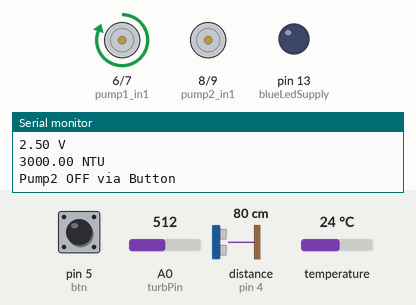
Recording of a sketch running on a simulated Arduino Uno, built with avr-gcc and run on an emulated ATmega328P. Shown: motor-driver pin pairs drawn as motors (green arrow = first pin HIGH = forward, orange = second pin HIGH = backward, longer = more drive), output pins drawn as LEDs (lit = HIGH), the last lines printed to the serial monitor. Wiring (inferred from the names in the program): ultrasonic range finder: trigger pin 2; echo pin 4. The inputs (shaded band) are chosen by the test bench; at power-on: pin 5 (btn) LOW, distance to the obstacle (sensor on pin 4) 80 cm, A0 (turbPin) = 512, temperature 24 °C. The echo pulse lasts 58.3 µs per cm; pins used as bus, display or sensor lines are not drawn.

Above: at 1.5 s.
1.6 s: pin 5 (btn) pulled HIGH for 3.2 s
At 3.7 s:
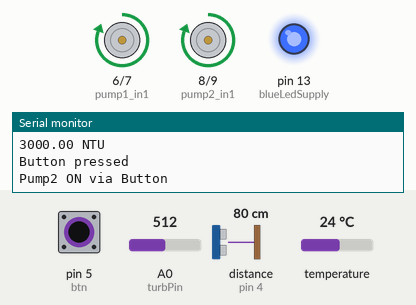
8.1 s: distance to the obstacle (sensor on pin 4) set to 17 cm
11.5 s: distance to the obstacle (sensor on pin 4) set to 13 cm
At 13.3 s:
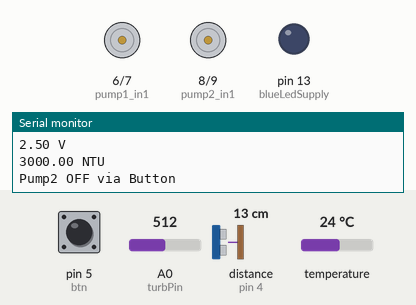
15.7 s: pin 5 (btn) pulled HIGH for 1 s
At 17.7 s:
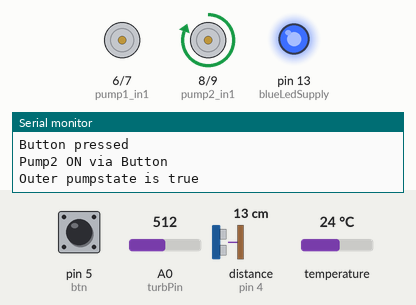
21.6 s: distance to the obstacle (sensor on pin 4) set to 18 cm
At 22.9 s:
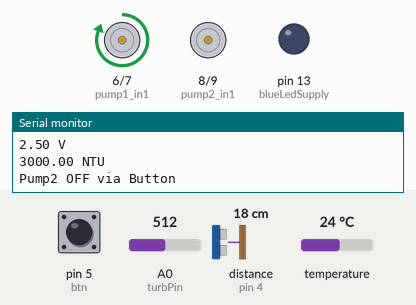
Timing chart, 0 to 24.3 s (numbered marks = the images above; inputs shaded):
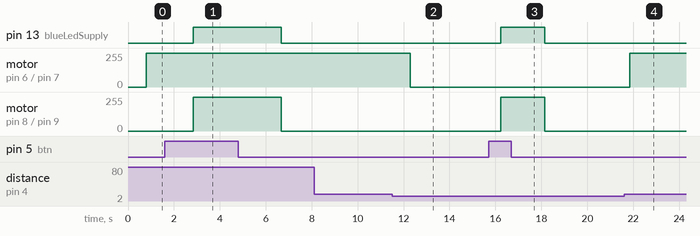

Measured:
- the behaviour switches between 16 and 15 cm on distance to the obstacle (sensor on pin 4) (found by bisection; images 1 and 2)
- after the input at 1.6 s, pin 13 (blueLedSupply): LOW → HIGH after 1.2 s, → LOW 3.8 s later; motor on pin 8 (pump2_in1) / pin 9 (pump2_in2): stopped → forward 255/255 after 1.2 s, → stopped 3.8 s later
- after the input at 11.5 s, motor on pin 6 (pump1_in1) / pin 7 (pump1_in2): forward 255/255 → stopped after 0.79 s
- after the input at 15.7 s, pin 13 (blueLedSupply): LOW → HIGH after 0.54 s, → LOW 1.9 s later; motor on pin 8 (pump2_in1) / pin 9 (pump2_in2): stopped → forward 255/255 after 0.54 s, → stopped 1.9 s later
- after the input at 21.6 s, motor on pin 6 (pump1_in1) / pin 7 (pump1_in2): stopped → forward 255/255 after 0.25 s

The sketch:

SWMT_arduino_code.ino
```cpp
//Final Arduino code: // Sensors Used //
// 1. DS18B20 Waterproof Temperature Sensor
#include <OneWire.h>
#include <DallasTemperature.h>
#include <SoftwareSerial.h>
#include <ArduinoJson.h>

SoftwareSerial mySerial(10, 11); // RX, TX
/////////////////////
// 2. Ultrasonic Sensor
#define trigPin 2
#define echoPin 4
#define D_MIN 2 // Minimum distance reading when the tank is full, adjust based on your measurements


// Pump H-Bridge
// Define pins for Pump 1
const int pump1_in1 = 6;
const int pump1_in2 = 7;

// Define pins for Pump 2
const int pump2_in1 = 8;
const int pump2_in2 = 9;

// LEDs for testing
//#define redLedMain 7
#define blueLedSupply 13

#define btn 5 // Pump2 Button


/////////////////////////////////////////
// DS18B20 Digital Temperature Sensor //
////////////////////////////////////////

// Data wire is connected to Arduino pin 3
#define ONE_WIRE_BUS 3

// Setup a oneWire instance to communicate with any OneWire devices
OneWire oneWire(ONE_WIRE_BUS);

// Pass oneWire reference to DallasTemperature library
DallasTemperature sensors(&oneWire);

//////////////////////////
// 3. Turbidity Sensor //
////////////////////////
#define turbPin A0

bool isPumpOn = false; // Track the state of the pump

void setup() {
  Serial.begin(9600);
  mySerial.begin(9600);
  pinMode(trigPin, OUTPUT);
  pinMode(echoPin, INPUT);

  //Setup H-bridge pumps
  pinMode(pump1_in1, OUTPUT);
  pinMode(pump1_in2, OUTPUT);
  pinMode(pump2_in1, OUTPUT);
  pinMode(pump2_in2, OUTPUT);

  // Initially turn off both pumps
  stopPump1();
  stopPump2();
  isPumpOn = false;

  pinMode(btn, INPUT);
  pinMode(blueLedSupply, OUTPUT);

  sensors.begin();  // Start up the library
}

void loop() {

  //outer pump state
  if(isPumpOn){
    Serial.println("Outer pumpstate is true");
  } else{
    Serial.println("Outer pumpstate is false");
  }
  // 2. Temperature Measurement
  float temp = fetchTemperature();
  Serial.print("Temperature: ");
  Serial.print(temp);
  Serial.println(" °C");

  // 1. Water Quantity
  long waterQty = calcWaterHeight();
  Serial.print("Water cm:");
  Serial.println(waterQty);


  if(waterQty <= 5) {
     if(waterQty < 13){
       startPump1();
     }
  } else {
     Serial.println("Pump is OFF");
     stopPump1();
  }

  // 3. Turbidity
  float ntu = fetchTurbidity();

  // Receive the pump state fetched from ThingSpeak by ESP32 and process it
  if (mySerial.available() > 0) {
    String receivedData = mySerial.readStringUntil('\n');
    Serial.print("Received pump state from mern: ");
    Serial.println(receivedData);

    // Parse JSON
    DynamicJsonDocument doc(1024);
    DeserializationError error = deserializeJson(doc, receivedData);

    if (error) {
      Serial.print("Failed to parse JSON: ");
      Serial.println(error.f_str());
      return;
    }

    int pumpState = doc["state"];
    if (pumpState == 1) {
      if (isPumpOn) {
        Serial.println("Pump2 is already on");
      } else {
        isPumpOn = true;
        startPump2();
        Serial.println("Pump2 ON via ESP32");
      }
    } else if (pumpState == 0) {
      if (!isPumpOn) {
        Serial.println("Pump2 is already off");
      } else {
        stopPump2();
        Serial.println("Pump2 OFF via ESP32");
        isPumpOn = false;
      }
    }
  }


 /// PUMP 2
  int pumpBtn =  digitalRead(btn); // Read the button state

  // Check if the button was pressed (transition from HIGH to LOW)
  if (pumpBtn) {
      Serial.println("Button pressed");
      startPump2();
      isPumpOn = true;
      Serial.println("Pump2 ON via Button");
    } else {
      stopPump2();
      isPumpOn = false;
      Serial.println("Pump2 OFF via Button");
    }
  // Send data to ESP32
  mySerial.print(temp); // Temperature
  mySerial.print(",");
  mySerial.print(waterQty); // Water level
  mySerial.print(",");
  mySerial.print(isPumpOn ? "1" : "0"); // Pump state: ON | OFF
  mySerial.print(",");
  mySerial.print(ntu);
  mySerial.print(";");

  delay(1000);
}

//pump functions

void startPump1() {
  digitalWrite(pump1_in1, HIGH);
  digitalWrite(pump1_in2, LOW);
}

void stopPump1() {
  digitalWrite(pump1_in1, LOW);
  digitalWrite(pump1_in2, LOW);
}

void startPump2() {
  digitalWrite(pump2_in1, HIGH);
  digitalWrite(pump2_in2, LOW);
   digitalWrite(blueLedSupply, HIGH);
}

void stopPump2() {
  digitalWrite(pump2_in1, LOW);
  digitalWrite(pump2_in2, LOW);
   digitalWrite(blueLedSupply, LOW);
}


//calculate water level
long calcWaterHeight() {
  long distance, duration;

  digitalWrite(trigPin, LOW);
  delayMicroseconds(2);
  digitalWrite(trigPin, HIGH);
  delayMicroseconds(10);
  digitalWrite(trigPin, LOW);

  duration = pulseIn(echoPin, HIGH);
  distance = (duration / 2) / 29.1;

  long waterQty = 20 - distance;

  // Calculate the water level percentage
  // float waterLevel = (1 - (distance - D_MIN) / (20.0 - D_MIN)) * 100;
  // Constrain percentage between 0% and 100%
 // waterLevelPercentage = constrain(waterLevelPercentage, 0, 100);

  return waterQty;
}


//calculate temperature
float fetchTemperature() {
  // Request temperature measurement
  sensors.requestTemperatures();
  // Fetch temperature in Celsius
  float temperatureC = sensors.getTempCByIndex(0);
  return temperatureC;
}


//calculate turbidity
float fetchTurbidity(){
  float volt, ntu;

  // The output analog voltage from the sensor has huge variations and is too noisy to measure.
  // Hence we took 800 readings and then took the average value for reading.
  volt = 0;
  for(int i = 0; i < 800; i++) {
    volt += ((float)analogRead(turbPin) / 1023) * 5;
  }
  volt = volt / 800;
  volt = round_to_dp(volt, 2);
  // Turbidity range from 2.5 V to 4.2 V (3,000 to 0 turbidity)
  if (volt < 2.5) {
    ntu = 3000;
  } else {
    ntu = -1120.4* (volt*volt) + 5742.3 * volt - 4353.8; // Convert the analog voltage value to NTU
  }

  Serial.print(volt);
  Serial.println(" V");
  Serial.print(ntu);
  Serial.println(" NTU");

  return ntu;
}

float round_to_dp(float in_value, int decimal_place) {
  float multiplier = powf(10.0f, decimal_place);
  in_value = roundf(in_value * multiplier) / multiplier;
  return in_value;
}
```
